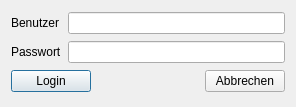
<?xml version="1.0" encoding="UTF-8"?>
<ui version="4.0">
 <class>Dialog</class>
 <widget class="QDialog" name="Dialog">
  <property name="geometry">
   <rect>
    <x>0</x>
    <y>0</y>
    <width>296</width>
    <height>107</height>
   </rect>
  </property>
  <property name="windowTitle">
   <string>Anmeldung Biotopdatenbank</string>
  </property>
  <layout class="QGridLayout" name="gridLayout">
   <item row="1" column="0">
    <widget class="QLabel" name="label_2">
     <property name="text">
      <string>Passwort</string>
     </property>
    </widget>
   </item>
   <item row="0" column="1">
    <widget class="QLineEdit" name="lineEditUser">
     <property name="minimumSize">
      <size>
       <width>0</width>
       <height>0</height>
      </size>
     </property>
     <property name="text">
      <string/>
     </property>
    </widget>
   </item>
   <item row="0" column="0">
    <widget class="QLabel" name="label">
     <property name="text">
      <string>Benutzer</string>
     </property>
    </widget>
   </item>
   <item row="2" column="0" colspan="2">
    <layout class="QHBoxLayout" name="horizontalLayout_3">
     <item>
      <widget class="QPushButton" name="pushButtonLogin">
       <property name="text">
        <string>Login</string>
       </property>
      </widget>
     </item>
     <item>
      <spacer name="horizontalSpacer">
       <property name="orientation">
        <enum>Qt::Horizontal</enum>
       </property>
       <property name="sizeHint" stdset="0">
        <size>
         <width>40</width>
         <height>20</height>
        </size>
       </property>
      </spacer>
     </item>
     <item>
      <widget class="QPushButton" name="pushButtonCancel">
       <property name="text">
        <string>Abbrechen</string>
       </property>
      </widget>
     </item>
    </layout>
   </item>
   <item row="1" column="1">
    <widget class="QLineEdit" name="lineEditPassword">
     <property name="minimumSize">
      <size>
       <width>0</width>
       <height>0</height>
      </size>
     </property>
     <property name="text">
      <string/>
     </property>
     <property name="echoMode">
      <enum>QLineEdit::Password</enum>
     </property>
    </widget>
   </item>
  </layout>
 </widget>
 <resources/>
 <connections/>
</ui>
